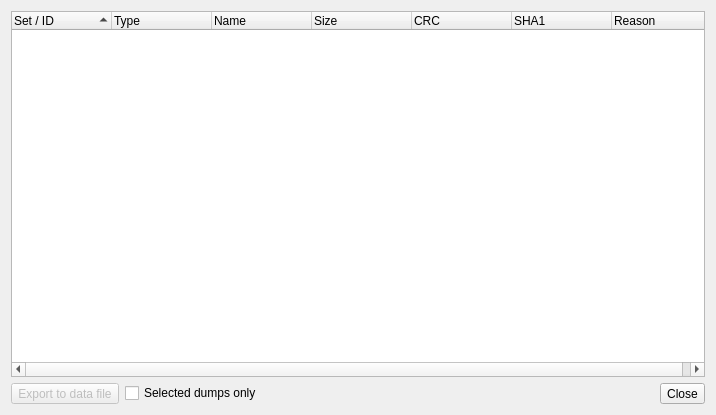
<?xml version="1.0" encoding="UTF-8"?>
<ui version="4.0">
 <class>MissingDumpsViewer</class>
 <widget class="QDialog" name="MissingDumpsViewer">
  <property name="geometry">
   <rect>
    <x>0</x>
    <y>0</y>
    <width>716</width>
    <height>415</height>
   </rect>
  </property>
  <property name="windowTitle">
   <string>Missing dumps</string>
  </property>
  <layout class="QGridLayout" name="gridLayout">
   <item row="0" column="0">
    <widget class="QTreeWidget" name="treeWidget">
     <property name="toolTip">
      <string>List of missing mumps</string>
     </property>
     <property name="selectionMode">
      <enum>QAbstractItemView::ExtendedSelection</enum>
     </property>
     <property name="rootIsDecorated">
      <bool>false</bool>
     </property>
     <property name="uniformRowHeights">
      <bool>true</bool>
     </property>
     <property name="sortingEnabled">
      <bool>true</bool>
     </property>
     <property name="allColumnsShowFocus">
      <bool>true</bool>
     </property>
     <column>
      <property name="text">
       <string>Set / ID</string>
      </property>
     </column>
     <column>
      <property name="text">
       <string>Type</string>
      </property>
     </column>
     <column>
      <property name="text">
       <string>Name</string>
      </property>
     </column>
     <column>
      <property name="text">
       <string>Size</string>
      </property>
     </column>
     <column>
      <property name="text">
       <string>CRC</string>
      </property>
     </column>
     <column>
      <property name="text">
       <string>SHA1</string>
      </property>
     </column>
     <column>
      <property name="text">
       <string>Reason</string>
      </property>
     </column>
    </widget>
   </item>
   <item row="1" column="0">
    <layout class="QHBoxLayout" name="horizontalLayout">
     <item>
      <widget class="QToolButton" name="toolButtonExportToDataFile">
       <property name="enabled">
        <bool>false</bool>
       </property>
       <property name="sizePolicy">
        <sizepolicy hsizetype="Fixed" vsizetype="Minimum">
         <horstretch>0</horstretch>
         <verstretch>0</verstretch>
        </sizepolicy>
       </property>
       <property name="toolTip">
        <string>Export missing dumps to a data file</string>
       </property>
       <property name="text">
        <string>Export to data file</string>
       </property>
       <property name="toolButtonStyle">
        <enum>Qt::ToolButtonTextBesideIcon</enum>
       </property>
      </widget>
     </item>
     <item>
      <widget class="QCheckBox" name="checkBoxSelectedDumpsOnly">
       <property name="toolTip">
        <string>Export only dumps that are selected in the above list (or all)</string>
       </property>
       <property name="text">
        <string>Selected dumps only</string>
       </property>
      </widget>
     </item>
     <item>
      <spacer name="horizontalSpacer">
       <property name="orientation">
        <enum>Qt::Horizontal</enum>
       </property>
       <property name="sizeHint" stdset="0">
        <size>
         <width>0</width>
         <height>20</height>
        </size>
       </property>
      </spacer>
     </item>
     <item>
      <widget class="QToolButton" name="toolButtonClose">
       <property name="sizePolicy">
        <sizepolicy hsizetype="Fixed" vsizetype="Minimum">
         <horstretch>0</horstretch>
         <verstretch>0</verstretch>
        </sizepolicy>
       </property>
       <property name="text">
        <string>Close</string>
       </property>
      </widget>
     </item>
    </layout>
   </item>
  </layout>
 </widget>
 <tabstops>
  <tabstop>treeWidget</tabstop>
  <tabstop>toolButtonExportToDataFile</tabstop>
  <tabstop>checkBoxSelectedDumpsOnly</tabstop>
  <tabstop>toolButtonClose</tabstop>
 </tabstops>
 <resources>
  <include location="qmc2.qrc"/>
 </resources>
 <connections>
  <connection>
   <sender>toolButtonClose</sender>
   <signal>clicked()</signal>
   <receiver>MissingDumpsViewer</receiver>
   <slot>accept()</slot>
   <hints>
    <hint type="sourcelabel">
     <x>690</x>
     <y>395</y>
    </hint>
    <hint type="destinationlabel">
     <x>518</x>
     <y>390</y>
    </hint>
   </hints>
  </connection>
 </connections>
</ui>
